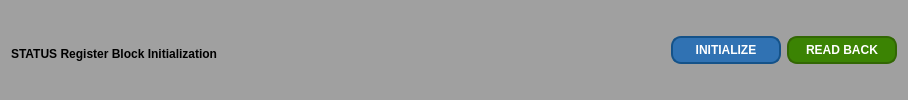
         <widget class="QFrame" name="frame_2">
          <property name="styleSheet">
           <string notr="true">QFrame {
    background-color: #a0a0a0; /* 设置背景颜色为灰色 */
    border-radius: 10px; /* 设置边框圆角的半径为10px */
}
</string>
          </property>
          <property name="frameShape">
           <enum>QFrame::Box</enum>
          </property>
          <property name="frameShadow">
           <enum>QFrame::Raised</enum>
          </property>
          <layout class="QHBoxLayout" name="horizontalLayout_5">
           <property name="topMargin">
            <number>0</number>
           </property>
           <property name="bottomMargin">
            <number>0</number>
           </property>
           <item>
            <widget class="QLabel" name="label_22">
             <property name="sizePolicy">
              <sizepolicy hsizetype="Preferred" vsizetype="Minimum">
               <horstretch>0</horstretch>
               <verstretch>0</verstretch>
              </sizepolicy>
             </property>
             <property name="minimumSize">
              <size>
               <width>0</width>
               <height>20</height>
              </size>
             </property>
             <property name="maximumSize">
              <size>
               <width>16777215</width>
               <height>23</height>
              </size>
             </property>
             <property name="styleSheet">
              <string notr="true">font: 12pt &quot;Calibri&quot;;
font-weight: 600; /* 设置字体粗细为600 */</string>
             </property>
             <property name="text">
              <string>STATUS Register Block Initialization</string>
             </property>
             <property name="alignment">
              <set>Qt::AlignBottom|Qt::AlignLeading|Qt::AlignLeft</set>
             </property>
            </widget>
           </item>
           <item>
            <spacer name="horizontalSpacer_2">
             <property name="orientation">
              <enum>Qt::Horizontal</enum>
             </property>
             <property name="sizeHint" stdset="0">
              <size>
               <width>447</width>
               <height>20</height>
              </size>
             </property>
            </spacer>
           </item>
           <item>
            <widget class="QPushButton" name="pushButton_49">
             <property name="minimumSize">
              <size>
               <width>110</width>
               <height>0</height>
              </size>
             </property>
             <property name="maximumSize">
              <size>
               <width>16777215</width>
               <height>16777215</height>
              </size>
             </property>
             <property name="styleSheet">
              <string notr="true">QPushButton {
    background-color: #3072B3; /* 按钮背景颜色 */
    color: white; /* 文字颜色 */
    border-style: solid; /* 边框样式 */
    border-width: 2px; /* 边框宽度 */
    border-radius: 10px; /* 边框圆角半径 */
    border-color: #145289; /* 边框颜色 */
    padding: 5px; /* 内边距 */
	font: 9pt &quot;Calibri&quot;; /* 字体 */
    font-weight: 600; /* 字体粗细 */
}

QPushButton:hover {
    background-color: #5591D2; /* 悬停时的背景颜色 */
}

QPushButton:pressed {
    background-color: #1E5A97; /* 按下时的背景颜色 */
}
</string>
             </property>
             <property name="text">
              <string>INITIALIZE</string>
             </property>
            </widget>
           </item>
           <item>
            <widget class="QPushButton" name="pushButton_51">
             <property name="minimumSize">
              <size>
               <width>110</width>
               <height>0</height>
              </size>
             </property>
             <property name="maximumSize">
              <size>
               <width>16777215</width>
               <height>16777215</height>
              </size>
             </property>
             <property name="styleSheet">
              <string notr="true">QPushButton {
    background-color: #3b8303; /* 按钮背景颜色 */
    color: white; /* 文字颜色 */
    border-style: solid; /* 边框样式 */
    border-width: 2px; /* 边框宽度 */
    border-radius: 10px; /* 边框圆角半径 */
    border-color: #326703; /* 边框颜色 */
    padding: 5px; /* 内边距 */
	font: 9pt &quot;Calibri&quot;; /* 字体 */
    font-weight: 600; /* 字体粗细 */
}

QPushButton:hover {
    background-color: #459403; /* 悬停时的背景颜色 */
}

QPushButton:pressed {
    background-color: #397303; /* 按下时的背景颜色 */
}
</string>
             </property>
             <property name="text">
              <string>READ BACK</string>
             </property>
            </widget>
           </item>
          </layout>
         </widget>
